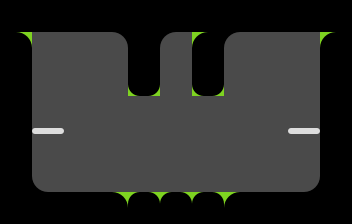

This game map was drawn from its Tiled (.tmx) file and the tilesets committed beside it. A one-line description and the trimmed map source follow:
An orthogonal 11x7 tile map with 32x32 px tiles, 5 tile layers (grid, walls, blockrounded, cellrounded, ...) and 13 objects (7x goal, 2x robot, player, slider_leftright, slide, ...).

<map version="1.0" orientation="orthogonal" renderorder="right-down" width="11" height="7" tilewidth="32" tileheight="32" nextobjectid="17">
 <properties>
  <property name="_mode" value="" />
  <property name="_title" value="test" />
  <property name="_zone" value="" />
 </properties>
 <tileset firstgid="1" name="cells" tilewidth="32" tileheight="32">
  <image source="../cells.png" trans="ff00ff" width="128" height="384" />
 </tileset>
 <layer name="grid" width="11" height="7">
  <data>[77 cells, 77 non-empty, 2 distinct tile ids]</data>
 </layer>
 <layer name="walls" width="11" height="7">
  <data>[77 cells, 2 non-empty, 1 distinct tile ids]</data>
 </layer>
 <layer name="blockrounded" width="11" height="7">
  <data>[77 cells, 10 non-empty, 4 distinct tile ids]</data>
 </layer>
 <layer name="cellrounded" width="11" height="7">
  <data>[77 cells, 5 non-empty, 4 distinct tile ids]</data>
 </layer>
 <layer name="zonemap" width="11" height="7">
  <data>[77 cells, 0 non-empty, 0 distinct tile ids]</data>
 </layer>
 <objectgroup name="players">
  <object id="2" type="player" x="175.055" y="176.738" />
 </objectgroup>
 <objectgroup name="enemies">
  <object id="10" type="robot" x="77.428" y="113.196" />
  <object id="11" type="robot" x="269.736" y="110.251" />
  <object id="12" type="slider_leftright" x="174.213" y="111.092" />
 </objectgroup>
 <objectgroup name="items">
  <object id="3" type="goal" x="45.4469" y="47.5509" />
  <object id="4" type="goal" x="48.3925" y="79.5321" />
  <object id="5" type="goal" x="75.7448" y="47.9717" />
  <object id="6" type="goal" x="271.419" y="45.8677" />
  <object id="7" type="goal" x="302.558" y="46.2885" />
  <object id="8" type="goal" x="300.875" y="79.5321" />
  <object id="16" type="goal" x="176.738" y="47.9717" />
 </objectgroup>
 <objectgroup name="powerups">
  <object id="9" type="slide" x="177.58" y="48.3925" />
 </objectgroup>
 <objectgroup name="portals" />
 <objectgroup name="cells">
  <object id="15" type="falling" x="173.371" y="143.494" />
 </objectgroup>
</map>
